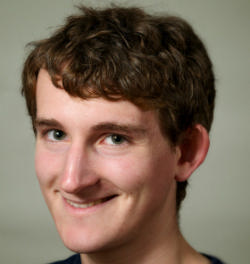
//> input picture project/code/images/aaron.bmp, 250 x 264 px
$ ./eyedetect images/aaron.bmp   (built with g++ and OpenCV 4)
//> lines starting //> are read from the running program, lines starting //| are printed output that depends on the picture; after the words box and inside, x2 and y2 are one past the last pixel; in counts of white or black regions, pixels touching at a corner belong together
/* * * * * * * * * * * * * * * * * * * * * * * * * * * * * * * * * * * * * * *
 * eyedetect.cpp
 *
 * Bobby Flitsch
 * Aaron Graham-Horowitz
 * TJ Barber
 * Hikari Senju
 *
 * CS51 Final Project
 *
 * This program runs eye detection on an image file by iterating through an
 * image's pixels and looking for specific pixel properties. The program
 * first loads the image from the path passed in at the command line,
 * creates a "black filtered" image, (an image where all the black pixels of
 * the input image are colored white, and anything else is colored black),
 * iterates over the black image to find a white pixel (indicating a possible
 * pupil), cv::floodFill over this to create a rect for the object, then draws
 * filled circles over the detected "eyes" and then saves it as an image file
 * in the "eye_result" directory.
 *
 * Please note: All of this code was written by me (Bobby) except for some of
 * the variable initialization within the "ffill" function, for which many of
 * the ideas and syntax were borrowed from the "floodFillDemo.cpp" program
 * provided by OpenCV. As well, ideas for iterating through IplImages with
 * data pointers were frankensteined from various code snippets online that
 * pointed me in the direction of functions defined in the OpenCV
 * specification.
 *
 * Also note please: IplImages (although "obselete" in the latest versions of
 * OpenCV) were used because of the way they pass around pointers. Originally,
 * our functionality of iterating through the images used pointers to cv::Mat
 * data, however, it produced confusing errors and behavior we didn't
 * understand. As such, it was necessary to supplement the iterating
 * functionality with IplImages, even though it means multiple data structures
 * for the same image (we still had to keep cv::Mats in the functionality
 * because some of the newer functions, like cv::floodFill, only take cv::Mats
 * as arguments, and not IplImages.
 *
 * Finally please note: This program is only meant to be called using the
 * "run_project.sh" bash script, in which the scale for "haardetect" is set to
 * 1.0. Therefore, it assumed to not be necessary to process the image with a
 * scale within this program.
 * * * * * * * * * * * * * * * * * * * * * * * * * * * * * * * * * * * * * * */

#include "opencv2/objdetect/objdetect.hpp"
#include "opencv2/highgui/highgui.hpp"
#include "opencv2/imgproc/imgproc.hpp"

#include <iostream>
#include <stdio.h>

using namespace std;
using namespace cv;

// prototype declarations
Mat blackFilter(const Mat& src);
bool pixel_is_white (int red, int green, int blue);
Point point_of_pixel (int pixel, int width, int height);
Mat ffill (Mat& input, Point seed);

int main(int argc, char** argv)
{
    // if not correct # argc, then function called incorrectly
    if (argc != 2)
    {
        cout << "Incorrect command line call. Please format "
                "your call to match the following:\n"
                "./eyedetect <image path>" << endl;
        return -1;
    }

    // process images
    else
    {
        // print that detection is starting
        cout << "Running eyedetect..." << endl;

        // get filename (construct path in const char* format)
        String name = argv[1];
        String path = "images/" + name;

        // load Mat of input image
        cout << "Loading input..." << endl;
        Mat input = imread(path);
//> input is the input picture: 264 rows x 250 cols, CV_8UC3; mean B, G, R 90.3, 106.3, 124.4

        // run black filter on Mat
        cout << "Black filtering image..." << endl;
        Mat blackOnly = blackFilter (input);
//> in blackFilter, `inRange(src, Scalar(0, 0, 0), Scalar(10, 10, 10), blackOnly);`:
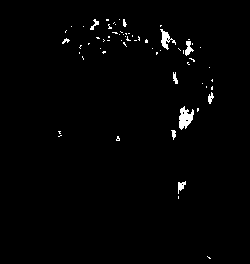
//> blackOnly: 264 rows x 250 cols, CV_8UC1; 1.3% white; 64 white regions (54 under 20 px), largest, box (x1, y1, x2, y2) and area: (179, 106, 194, 130) 219, (160, 29, 176, 50) 130, (185, 41, 194, 56) 72

        // save the black image to be loaded as IplImage
        cout << "Writing black image to folder..." << endl;
        String blackPath = "black/" + name;
        if ( !imwrite( blackPath, blackOnly ) )
            cout << "Couldn't write " << blackPath << endl;

        // load black image as IplImage
        cout << "Loading black image..." << endl;
        const char *cBlackPath = blackPath.c_str();
        IplImage* img = cvLoadImage(cBlackPath, CV_LOAD_IMAGE_UNCHANGED);

        // check for failed load
        if (!img)
        {
            cout << "!!! cvLoadImage failed !!!" << endl;
            exit(1);
        }

        // initialize vars for iterating through IplImage
        double t;
        int width = img->width;
//> width = 250
        int height = img->height;
//> height = 264
        int bpp = img->nChannels;
//> bpp = 1
        int red, green, blue;
        int num_eyes = 0;

        // check that if condition gets stepped into (for writing file)
        bool stepped = false;

        // initialize Mat for pupil detection
        Mat result;

        // begin detection
        cout << "Searching image for possible eyes..." << endl;
        t = (double)cvGetTickCount();
        for (int i=0; i < width*height*bpp; i+=bpp)
        {
            // set pixel color vals (0 if black, -1 if not)
            red = img->imageData[i];
            green = img->imageData[i+1];
            blue = img->imageData[i+2];

            // if the pixel registers as not black...
            if (pixel_is_white (red, green, blue))
            {
                // stepped into if condition!
                stepped = true;

                // run pupil detection with this pixel as a seed
                Point seed = point_of_pixel (i, width, height);
                if (seed != Point(-1, -1))
                    result = ffill (input, seed);
                // problem processing the image
                else
                    return -2;
            }
        }
//> this loop made 66000 passes
//> (red, green, blue) on passes 4857, 5094, 5107, 5345, 5346, 5347, 5596, 5597, 5624, 5846, 5847, 5874: (-1, -1, -1), (-1, -1, -1), (-1, -1, -1), (-1, -1, -1), (-1, -1, -1), (-1, -1, -1), (-1, -1, -1), (-1, -1, -1), (-1, -1, -1), (-1, -1, -1), (-1, -1, -1), (-1, -1, -1)
//> (red, green, blue) on passes 1 to 6: (0, 0, 0), (0, 0, 0), (0, 0, 0), (0, 0, 0), (0, 0, 0), (0, 0, 0)
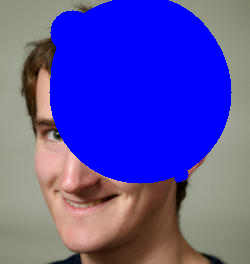
//> result: 264 rows x 250 cols, CV_8UC3; mean B, G, R 172.2, 76, 84.6
        t = (double)cvGetTickCount() - t;
        printf( "Detection time = %g ms\n",
                t/((double)cvGetTickFrequency()*1000.) );

        // release IplImage
        cvReleaseImage(&img);

        // write the result to the eye_result folder
        String resultPath = "eye_result/" + name;
        /* PLEASE NOTE: If the if condition is never stepped into, a result
         * image is never produced, therefore, save original image */
        if (stepped)
        {
            if ( !imwrite( resultPath, result ) )
            {
                cout << "Couldn't write " << resultPath << endl;
                return -3;
            }
        }

        // return input if unchanged
        else
        {
            if ( !imwrite( resultPath, input ) )
            {
                cout << "Couldn't write " << resultPath << endl;
                return -4;
            }
        }

        return 0;
//> (the program exits here)

$ run again, on project/code/images/eye.bmp
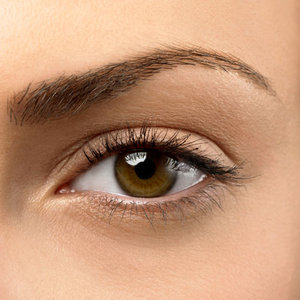
//> input picture project/code/images/eye.bmp, 300 x 300 px
//> input is the input picture: 300 rows x 300 cols, CV_8UC3; mean B, G, R 119.4, 149.7, 194.8
//> in blackFilter, `inRange(src, Scalar(0, 0, 0), Scalar(10, 10, 10), blackOnly);`:
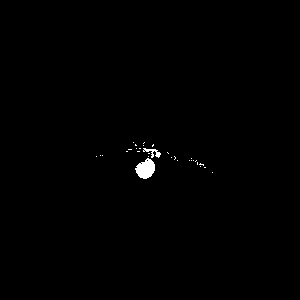
//> blackOnly: 300 rows x 300 cols, CV_8UC1; 0.46% white; 31 white regions (29 under 20 px), largest, box (x1, y1, x2, y2) and area: (135, 158, 155, 179) 284, (143, 148, 161, 158) 75
//> the loop `for (int i=0; i < width*height*bpp; i+=bpp)` made 90000 passes
//> (red, green, blue) on passes 44544, 44829, 44830, 44845, 44846, 44847, 44848, 44849: (-1, -1, -1), (-1, -1, -1), (-1, -1, -1), (-1, -1, -1), (-1, -1, -1), (-1, -1, -1), (-1, -1, -1), (-1, -1, -1)
//> after the loop `for (int i=0; i < width*height*bpp; i+=bpp)`:
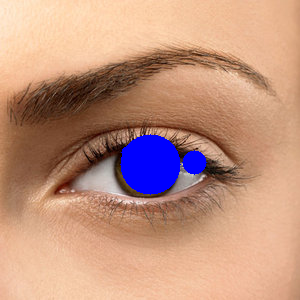
//> result: 300 rows x 300 cols, CV_8UC3; mean B, G, R 127.5, 148, 192.4
